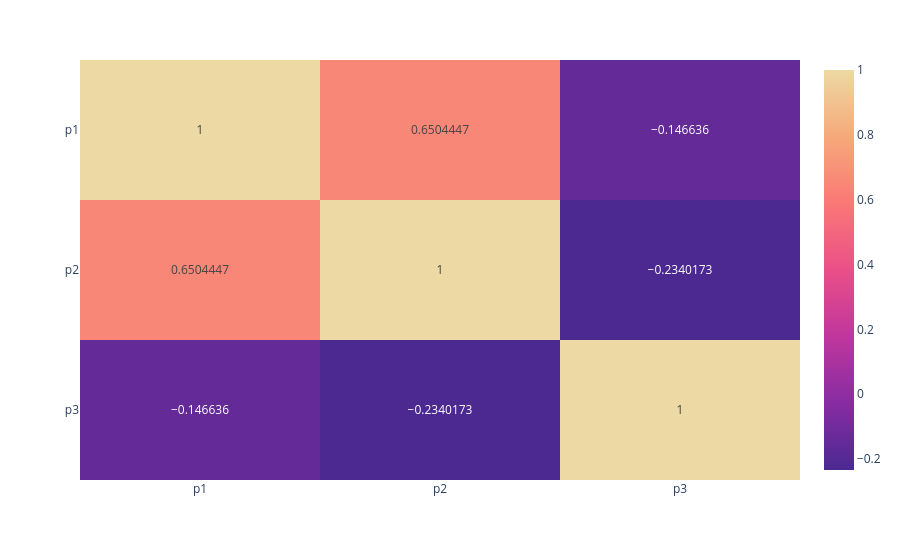

The notebook cell saved with this chart:
### Code cell
fig_corr

### Figure 1 — Plotly figure (JSON) as saved in the notebook; plotly's stock layout.template omitted (floating-point values rounded to 4 significant figures)
{"data": [{"coloraxis": "coloraxis", "hovertemplate": "x: %{x}<br>y: %{y}<br>color: %{z}<extra></extra>", "name": "0", "texttemplate": "%{z}", "type": "heatmap", "x": ["p1", "p2", "p3"], "xaxis": "x", "y": ["p1", "p2", "p3"], "yaxis": "y", "z": [[1.0, 0.6504, -0.1466], [0.6504, 1.0, -0.234], [-0.1466, -0.234, 1.0]]}], "layout": {"coloraxis": {"colorscale": [[0, "rgb(75, 41, 145)"], [0.1667, "rgb(135, 44, 162)"], [0.3333, "rgb(192, 54, 157)"], [0.5, "rgb(234, 79, 136)"], [0.6667, "rgb(250, 120, 118)"], [0.8333, "rgb(246, 169, 122)"], [1, "rgb(237, 217, 163)"]]}, "margin": {"t": 60}, "xaxis": {"anchor": "y", "domain": [0, 1]}, "yaxis": {"anchor": "x", "autorange": "reversed", "domain": [0, 1]}}}
